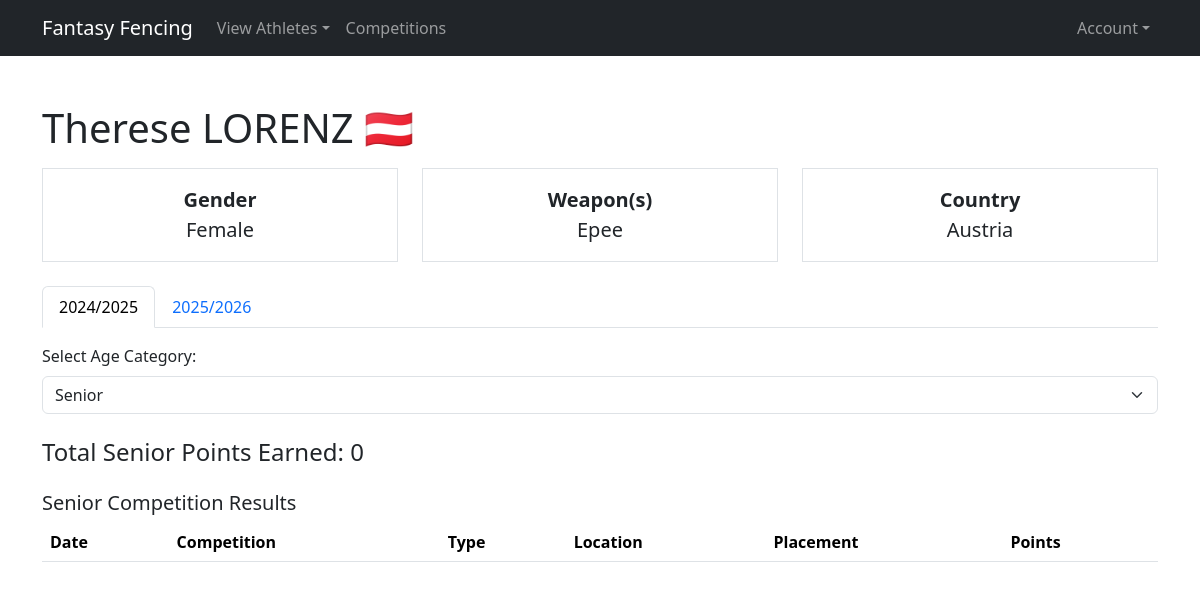
Screenshot of /frontend/php/athlete.php?id=1644 with the database file from the repository.
### tables this page shows
CREATE TABLE IF NOT EXISTS athletes (
    	id INT PRIMARY KEY,
    	name VARCHAR(100) NOT NULL,
    	firstName VARCHAR(50) NOT NULL,
    	lastName VARCHAR(50) NOT NULL,
    	gender ENUM('male', 'female') NOT NULL,
    	nationality CHAR(3) NOT NULL,
    	weapon ENUM('sabre', 'epee', 'foil') NOT NULL,
    	weapon2 ENUM('sabre', 'epee', 'foil') DEFAULT NULL,
    	isActive BOOLEAN DEFAULT FALSE
);

### backend/php/databaseFunctions.php (called while the page is built, shortened)
<?php
function getAthleteInfo($athleteId) {
    	$db = dbConnect();
    	$stmt = $db->prepare("SELECT firstName, lastName, gender, nationality FROM athletes WHERE id = ?");
    	$stmt->bind_param("i", $athleteId);
    	$stmt->execute();
    	$result = $stmt->get_result();
    	$athlete = $result->fetch_assoc();
    	return $athlete;
}
function getAthleteWeapons($athleteId) {
    	$db = dbConnect();
    	$stmt = $db->prepare("SELECT weapon, weapon2 FROM athletes WHERE id = ?");
    	$stmt->bind_param("i", $athleteId);
    	$stmt->execute();
    	$result = $stmt->get_result()->fetch_assoc();
    	$weapons = array_filter([$result['weapon'], $result['weapon2']]);
    	return $weapons;
}
function getTotalPoints($athleteId, $season, $weapon, $ageCategory) {
    	$db = dbConnect();
    	$stmt = $db->prepare("SELECT points FROM athleteSeasonPoints WHERE athleteId = ? AND season = ? AND weapon = ? AND ageCategory = ?");
    	$stmt->bind_param("iiss", $athleteId, $season, $weapon, $ageCategory);
    	$stmt->execute();
    	$stmt->bind_result($points);
    	return $points ?: 0;
}
?>

### backend/php/otherFunctions.php (called while the page is built, shortened)
<?php
function getFlagEmoji($countryCode) {
    	$firstLetter = mb_convert_encoding('&#' . (127397 + ord($countryCode[0])) . ';', 'UTF-8', 'HTML-ENTITIES');
    	$secondLetter = mb_convert_encoding('&#' . (127397 + ord($countryCode[1])) . ';', 'UTF-8', 'HTML-ENTITIES');
    	return $firstLetter . $secondLetter;
}
?>

### backend/php/dataArrays.php (called while the page is built, shortened)
<?php
$ageCategories = [
	"S" => "Senior",
	"J" => "Junior"
];
$seasons = [
    	'2025' => '2024/2025',
    	'2026' => '2025/2026'
];
?>

### frontend/php/athlete.php (the view, shortened to what this page needs)
<?php
include 'header.php';
include '../../backend/php/dataArrays.php';
include '../../backend/php/databaseFunctions.php';
include '../../backend/php/otherFunctions.php';
$athleteId = $_GET['id'];
$season = $_GET['season'] ?? '2025';
$athlete = getAthleteInfo($athleteId);
$availableWeapons = getAthleteWeapons($athleteId);
$weapon = $_GET['weapon'] ?? $availableWeapons[0];
$ageCategory = $_GET['ageCategory'] ?? 'S';
$totalPoints = getTotalPoints($athleteId, $season, $weapon, $ageCategory);
$twoLetterCountryCode = $countryCodeMap[$athlete['nationality']] ?? '';
$flagEmoji = $twoLetterCountryCode ? getFlagEmoji($twoLetterCountryCode) : '';
?>
<body>
    	<div class="container mt-5">
        	<h1>
            		<?= htmlspecialchars($athlete['firstName'] . ' ' . $athlete['lastName'])?>
            		<?= $flagEmoji?>
        	</h1>
        	<div class="row mt-3 text-center">
            		<div class="col-md-4">
                		<div class="border p-3" style="font-size: 1.25rem;">
                    			<strong>Gender</strong><br>
                    			<?= ucfirst($athlete['gender']) ?>
                		</div>
            		</div>
            	<div class="col-md-4">
                	<div class="border p-3" style="font-size: 1.25rem;">
                    		<strong>Weapon(s)</strong><br>
                    		<?= htmlspecialchars(implode('/', array_map('ucfirst', $availableWeapons))) ?>
                	</div>
            	</div>
            	<div class="col-md-4">
                	<div class="border p-3" style="font-size: 1.25rem;">
                    		<strong>Country</strong><br>
                    		<?= htmlspecialchars($validCountryCodes[$athlete['nationality']] ?? $athlete['nationality']) ?>
                	</div>
            	</div>
        </div>
        <ul class="nav nav-tabs mt-4" id="seasonTab" role="tablist">
            	<?php foreach ($seasons as $seasonCode => $seasonName):?>
                	<li class="nav-item" role="presentation">
                    		<a class="nav-link <?= $seasonCode == $season ? 'active' : '' ?>" href="?id=<?= $athleteId ?>&season=<?= $seasonCode?>&weapon=<?= $weapon?>"><?= $seasonName?></a>
                	</li>
            	<?php endforeach;?>
        </ul>
        <div class="mt-3">
            	<label for="ageCategory" class="form-label">Select Age Category:</label>
            	<select class="form-select" id="ageCategory" onchange="location = this.value;">
                	<?php foreach ($ageCategories as $code => $category): ?>
                    		<option value="?id=<?= $athleteId ?>&season=<?= $season ?>&weapon=<?= $weapon ?>&ageCategory=<?= $code ?>" <?= $ageCategory == $code ? 'selected' : '' ?>>
                        	<?= htmlspecialchars($category) ?>
                    		</option>
                	<?php endforeach; ?>
            	</select>
        </div>
        <h4 class="mt-4">Total <?= ucfirst($ageCategories[$ageCategory] ?? 'Senior') ?> Points Earned: <?= htmlspecialchars($totalPoints) ?></h4>
        <h5 class="mt-4"><?= ucfirst($ageCategories[$ageCategory] ?? 'Senior') ?> Competition Results</h5>
        <table class="table table-striped">
            	<thead>
                	<tr>
                    		<th>Date</th>
                    		<th>Competition</th>
                    		<th>Type</th>
                    		<th>Location</th>
                    		<th>Placement</th>
                    		<th>Points</th>
                	</tr>
            	</thead>
        	</table>
    	</div>
</body>
</html>

### frontend/php/header.php (shortened to what this page needs)
<html lang="en">
<head>
    <link href="../css/bootstrap.min.css" rel="stylesheet">
</head>
<body>
    <nav class="navbar navbar-expand-lg navbar-dark bg-dark">
        <div class="container">
            <a class="navbar-brand" href="index.php">Fantasy Fencing</a>
            <div class="collapse navbar-collapse" id="navbarNav">
                <ul class="navbar-nav me-auto">
                    <li class="nav-item dropdown">
                        <a class="nav-link dropdown-toggle" href="#" id="athleteDropdown" role="button" data-bs-toggle="dropdown" aria-expanded="false">View Athletes</a>
                    </li>
                    <li class="nav-item">
                        <a class="nav-link" href="competitions.php">Competitions</a>
                    </li>
                </ul>
                <ul class="navbar-nav ms-auto">
                    <li class="nav-item dropdown">
                        <a class="nav-link dropdown-toggle" href="#" id="profileDropdown" role="button" data-bs-toggle="dropdown" aria-expanded="false">Account</a>
                    </li>
                </ul>
            </div>
        </div>
    </nav>
</body>
</html>

### rows the page displays
athletes: firstName+lastName "Therese LORENZ", nationality "🇦🇹", gender "Female", weapon+weapon2 "Epee", nationality "Austria"

### other values shown
$seasonName "2024/2025"
$seasonName "2025/2026"
$ageCategories[$ageCategory] "Senior"
$totalPoints "0"
form field value "Senior"
